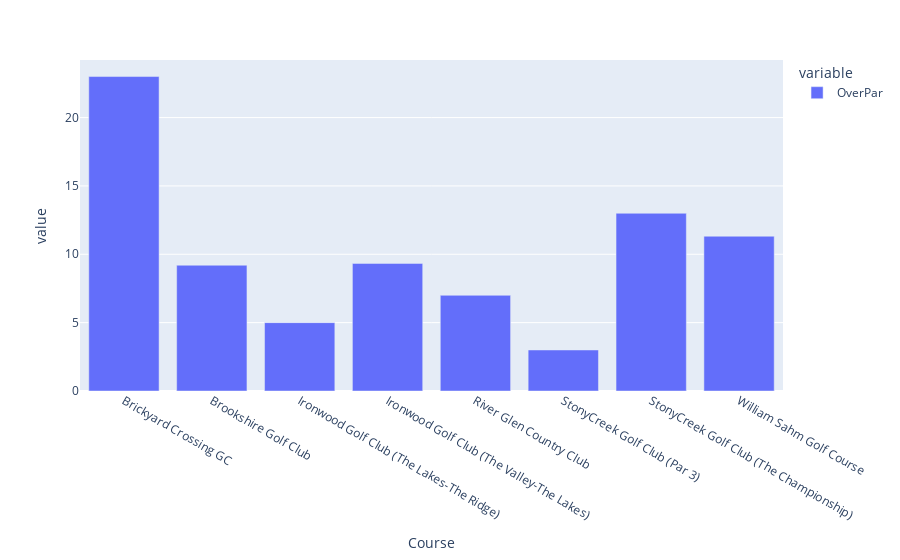

The notebook cell saved with this chart:
### Code cell
import plotly.express as px
fig = px.bar(dfplot)
fig.show()

### Figure 1 — Plotly figure (JSON) as saved in the notebook; plotly's stock layout.template omitted (floating-point values rounded to 4 significant figures)
{"data": [{"alignmentgroup": "True", "hovertemplate": "variable=OverPar<br>Course=%{x}<br>value=%{y}<extra></extra>", "legendgroup": "OverPar", "marker": {"color": "#636efa", "pattern": {"shape": ""}}, "name": "OverPar", "offsetgroup": "OverPar", "orientation": "v", "showlegend": true, "textposition": "auto", "type": "bar", "x": ["Brickyard Crossing GC", "Brookshire Golf Club", "Ironwood Golf Club (The Lakes-The Ridge)", "Ironwood Golf Club (The Valley-The Lakes)", "River Glen Country Club", "StonyCreek Golf Club (Par 3)", "StonyCreek Golf Club (The Championship)", "William Sahm Golf Course"], "xaxis": "x", "y": [23, 9.2, 5, 9.333, 7, 3, 13, 11.32], "yaxis": "y"}], "layout": {"barmode": "relative", "legend": {"title": {"text": "variable"}, "tracegroupgap": 0}, "margin": {"t": 60}, "xaxis": {"anchor": "y", "domain": [0, 1], "title": {"text": "Course"}}, "yaxis": {"anchor": "x", "domain": [0, 1], "title": {"text": "value"}}}}
